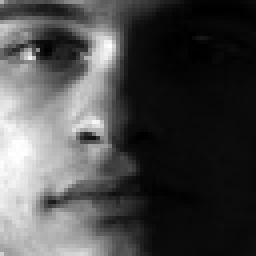
#> input picture yale/all/face1027.jpg, 64 x 64 px, given in place of face1.jpg, which was not available (shown 4 times larger)
$ python spec.py
#> lines starting #> are read from the running program, lines starting #| are printed output that depends on the picture; pictures that were not available may be replaced by others from this repository, and a replacement may not be noted
# import the opencv library
import cv2
from skimage import exposure
from skimage.exposure import match_histograms
import matplotlib.pyplot as plt


# define a video capture object
#vid = cv2.VideoCapture(0)
face_cascade = cv2.CascadeClassifier('haarcascade_frontalface_default.xml')


for i in range(1,11):
    frame = cv2.imread('yale/all/face'+str(i)+'.jpg')
#> frame is the input picture: shape (64, 64, 3); min 0, max 255, mean 73.6
    blur = cv2.GaussianBlur(frame,(5,5),0)
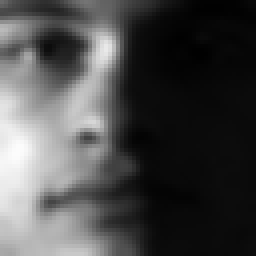
#> blur: shape (64, 64, 3) (shown 4 times larger); min 1, max 252, mean 73.5

    for j in range(1,20):
        test = cv2.imread('ressource/dataset/database15/face'+format(j, '02d')+'_01.jpg')
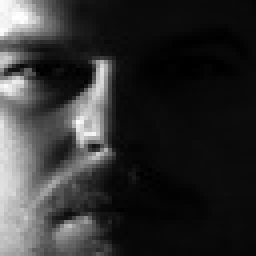
#> input picture yale/all/face1223.jpg, 64 x 64 px, given in place of face01_01.jpg, which was not available (shown 4 times larger)
#> test is the input picture: shape (64, 64, 3); min 0, max 255, mean 48.3
        #blur2 = cv2.GaussianBlur(test,(5,5),0)
        #print(frame)
        matched = exposure.match_histograms(test, frame, channel_axis=-1)
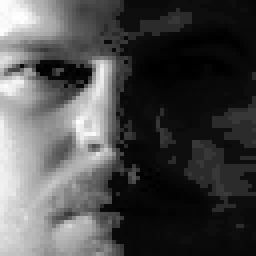
#> matched: shape (64, 64, 3) (shown 4 times larger); min 0, max 255, mean 74.9
#> (the run stopped early here; a loop or call above may not have finished)
